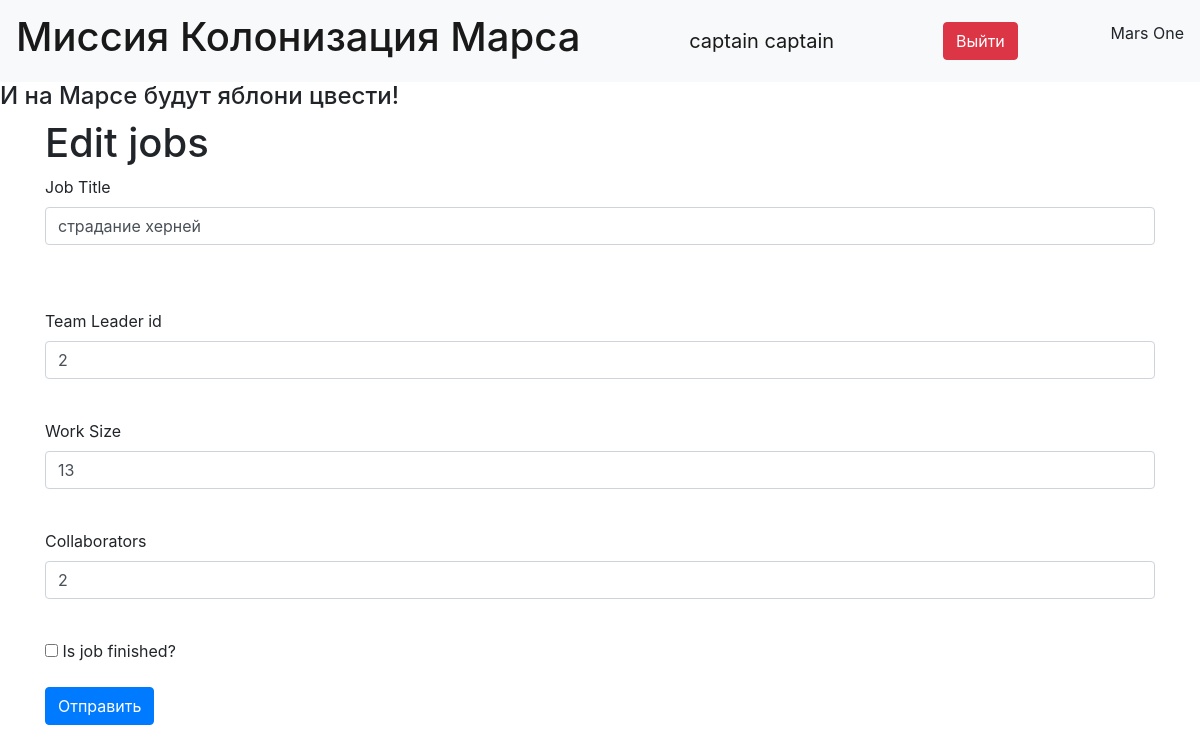
The page /jobs_edit/2 (signed in) on the database its author committed.
### data/user.py (models this page shows, shortened)
class User(SqlAlchemyBase, UserMixin, SerializerMixin):
    __tablename__ = 'users'
    id = sqlalchemy.Column(sqlalchemy.Integer, primary_key=True, autoincrement=True)
    surname = sqlalchemy.Column(sqlalchemy.String)
    name = sqlalchemy.Column(sqlalchemy.String)
    age = sqlalchemy.Column(sqlalchemy.Integer)
    position = sqlalchemy.Column(sqlalchemy.String)
    speciality = sqlalchemy.Column(sqlalchemy.String)
    address = sqlalchemy.Column(sqlalchemy.String)
    email = sqlalchemy.Column(sqlalchemy.String, unique=True)
    city_from = sqlalchemy.Column(sqlalchemy.String)
    hashed_password = sqlalchemy.Column(sqlalchemy.String)
    modified_date = sqlalchemy.Column(sqlalchemy.DateTime, default=datetime.datetime.now)
    job_relationship = orm.relationship("Jobs", back_populates="user_relationship")

### data/job.py (models this page shows)
class Jobs(SqlAlchemyBase, SerializerMixin):
    __tablename__ = 'jobs'
    id = sqlalchemy.Column(sqlalchemy.Integer, primary_key=True, autoincrement=True)
    team_leader = sqlalchemy.Column(sqlalchemy.Integer, sqlalchemy.ForeignKey("users.id"))
    job = sqlalchemy.Column(sqlalchemy.String, nullable=False)
    work_size = sqlalchemy.Column(sqlalchemy.Integer, nullable=False)
    collaborators = sqlalchemy.Column(sqlalchemy.String, nullable=False, default="")
    start_date = sqlalchemy.Column(sqlalchemy.DateTime, default=datetime.datetime.now)
    end_date = sqlalchemy.Column(sqlalchemy.DateTime, default=datetime.datetime.now)
    is_finished = sqlalchemy.Column(sqlalchemy.Boolean, nullable=False, default=False)
    user_relationship = orm.relationship("User", back_populates="job_relationship")

### server.py (the view, shortened to what this page needs)
@app.route('/jobs_edit/<int:id>', methods=['GET', 'POST'])
@login_required
def jobs_edit(id):
    form = JobsForm()
    if request.method == "GET":
        db_sess = db_session.create_session()
        job_check = db_sess.query(Jobs).filter(Jobs.id == id).filter(
            ((Jobs.team_leader == current_user.id) | (current_user.id == 1))).first()
        if job_check:
            form.job.data = job_check.job
            form.team_leader.data = job_check.team_leader
            form.work_size.data = job_check.work_size
            form.collaborators.data = job_check.collaborators
            form.is_finished.data = job_check.is_finished
        else:
            abort(404)
    return render_template('job.html',
                           title='Редактирование работы', form=form, text='Edit jobs')

### form/forms.py
class JobsForm(FlaskForm):
    team_leader = IntegerField("Team Leader id", validators=[DataRequired()])
    job = StringField("Job Title", validators=[DataRequired()])
    work_size = IntegerField("Work Size", validators=[DataRequired()])
    collaborators = StringField("Collaborators")
    start_date = DateField("Start Date", default=datetime.datetime.now)
    end_date = DateField("End Date", default=datetime.datetime.now)
    is_finished = BooleanField("Is job finished?", default=False)
    submit = SubmitField("Отправить")

### data/db_session.py (called while the page is built)
def create_session() -> Session:
    global __factory
    return __factory()

### server.py (called while the page is built)
@login_manager.user_loader
def load_user(user_id):
    db_sess = db_session.create_session()
    return db_sess.query(User).get(user_id)

### templates/job.html (shortened to what this page needs)
{% extends "base.html" %}
{% block content %}
    {% if current_user.is_authenticated %}
        <strong><h1>{{text}}</h1></strong>
        <form action="" method="post">
            <p>
                {{ form.job.label }}<br>
                {{ form.job(class="form-control") }}<br>
            </p><br>
            <p>
                {{ form.team_leader.label }}<br>
                {{ form.team_leader(class="form-control") }}<br>
            </p>
            <p>
                {{ form.work_size.label }}<br>
                {{ form.work_size(class="form-control") }}<br>
            </p>
            <p>
                {{ form.collaborators.label }}<br>
                {{ form.collaborators(class="form-control") }}<br>
            </p>
            <p>
                {{ form.is_finished()}}
                {{ form.is_finished.label }}<br>
            </p>
            <p>{{ form.submit(type="submit", class="btn btn-primary") }}</p>
            <div>{{ message }}</div><br>
        </form>
        {% else %}
            <h1>Не авторизован</h1>
            <a class="btn btn-primary " href="/">На главную</a>
        {% endif %}
{% endblock %}

### templates/base.html (shortened to what this page needs)
<!doctype html>
<html lang="en">
<head>
    <link href="https://cdn.jsdelivr.net/npm/bootstrap@4.4.1/dist/css/bootstrap.min.css" rel="stylesheet">
    <link rel="stylesheet" type="text/css" href="{{url_for('static', filename='css/style.css')}}"/>
</head>
</head>
<body>
<header>
    <nav class="navbar navbar-light bg-light">
        <a class="navbar-brand" href="#"><h1>Миссия Колонизация Марса</h1></a>
        {% if current_user.is_authenticated %}
        <a href="/logout" class="navbar-brand">{{ current_user.surname}} {{ current_user.name }}</a>
        <a class="btn btn-danger" href="/logout">Выйти </a>
        {% else %}
        <p>
            <a class="btn btn-primary " href="/register">Зарегистрироваться</a>
            <a class="btn btn-success" href="/login">Войти</a>
        </p>
        {% endif %}
        <p>Mars One</p>
    </nav>
</header>
<h4>И на Марсе будут яблони цвести!</h4>
<main role="main" class="container">
    {% block content %}{% endblock %}
</main>
</body>
</html>

### rows shown on the page
User: surname "captain", name "captain"
Jobs: job "страдание херней", team_leader "2", work_size "13", collaborators "2"

### other values the page prints
{{ text }} "Edit jobs"
